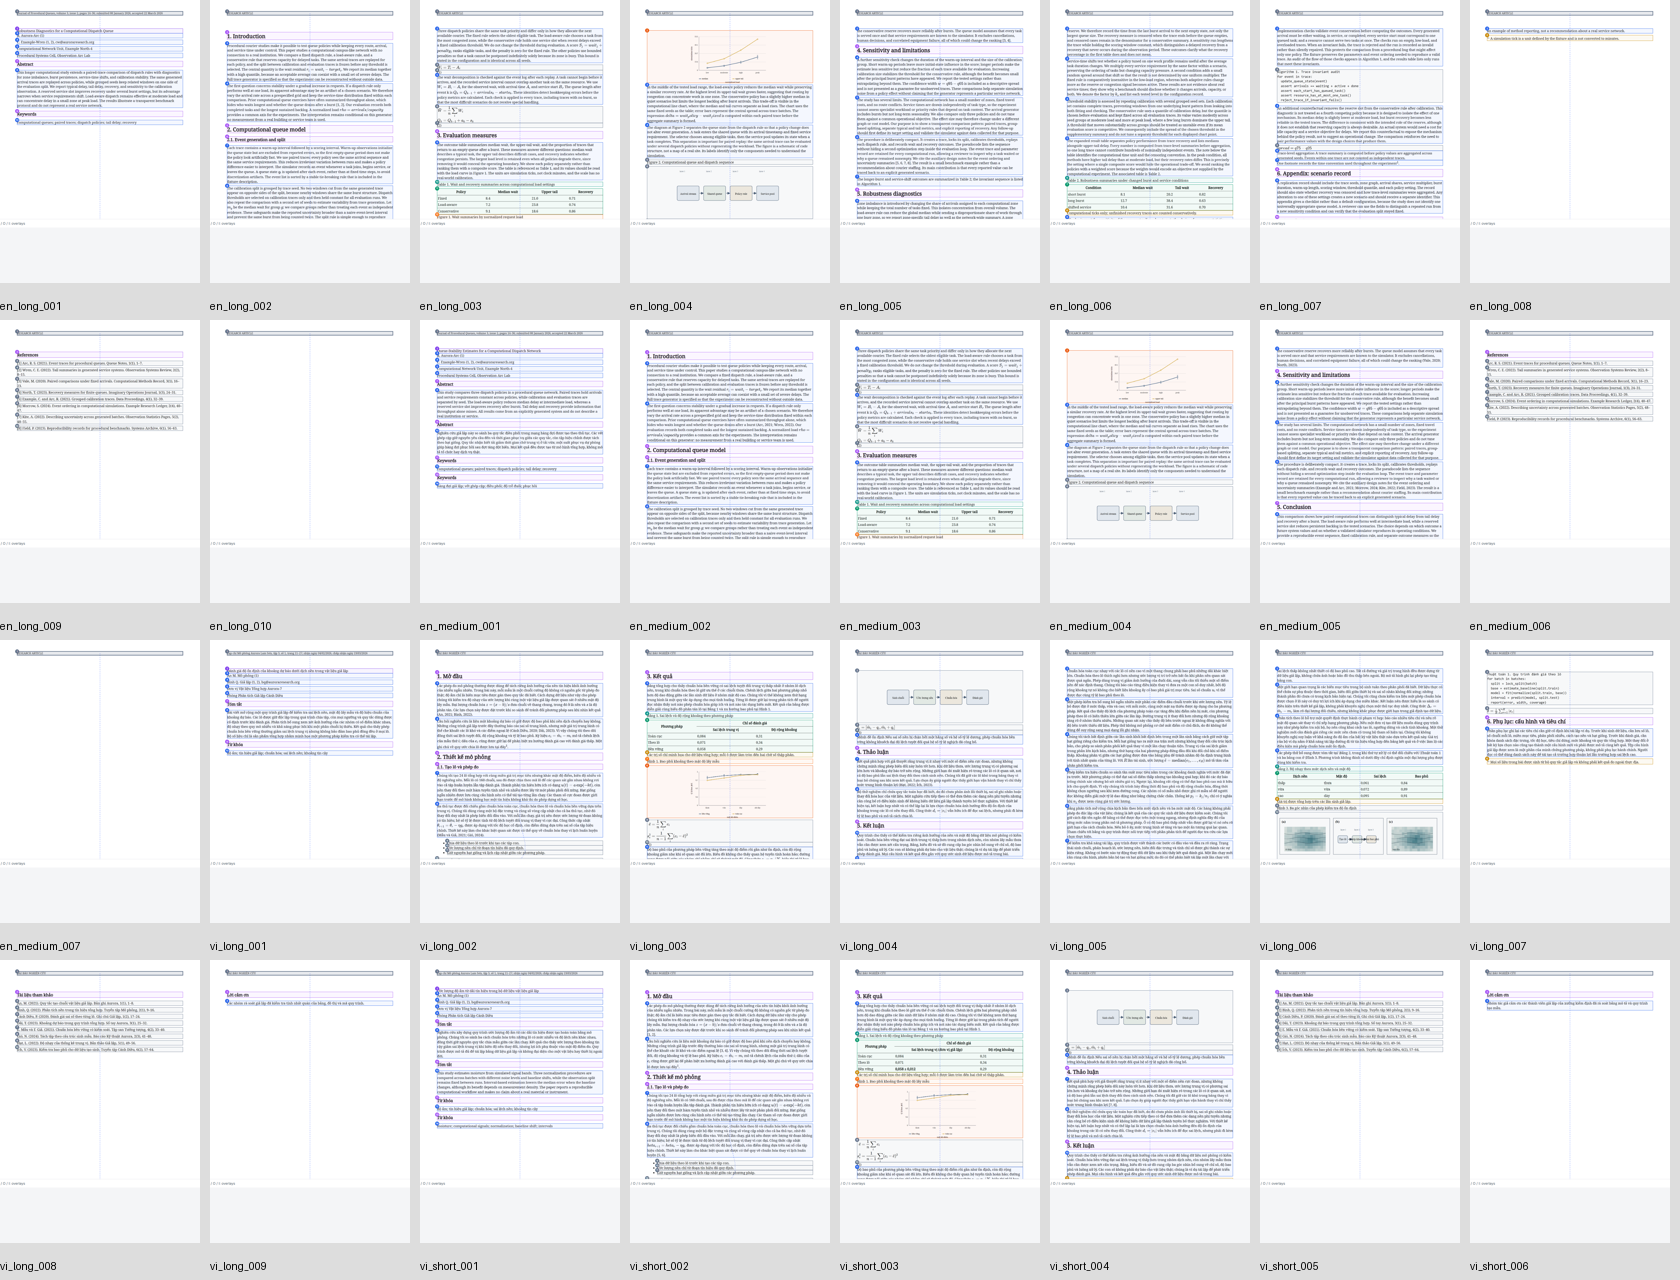

Python code for this plot:
import asyncio,json,sys
from pathlib import Path
sys.path.insert(0,str(Path(__file__).resolve().parents[2]/'OCR_VLM_benchmark_factory'))
from factory.browser.browser import Browser
from PIL import Image,ImageDraw
async def main():
 captures=[];count=0
 async with Browser() as b:
  p=await b.chromium.new_page(viewport={'width':1440,'height':900})
  await p.goto('http://127.0.0.1:8765')
  docs=await (await p.request.get('http://127.0.0.1:8765/api/docs')).json()
  for d in docs:
   await p.goto('http://127.0.0.1:8765');await p.get_by_text(d['subset'],exact=True).click()
   for entry in d['manifest']['pages']:
    if entry['index'] > 1:
     async with p.expect_response(lambda r: r.url.endswith('/pages/'+str(entry['index']))):
      await p.locator('nav button').nth(entry['index']-1).click()
    await p.wait_for_function('document.querySelector(".sheet img")?.complete')
    await p.wait_for_selector('.sheet svg polygon')
    expected=len(next(x for x in d['boxes']['pages'] if x['index']==entry['index'])['blocks'])
    await p.wait_for_function('(n)=>document.querySelectorAll(".sheet svg polygon").length===n',arg=expected)
    target=f"app/checks/{d['subset']}_{entry['index']:03}.png"
    await p.locator('.sheet').screenshot(path=target);captures.append(target);count+=1
  async def mismatch(route):
   response=await route.fetch();data=await response.json();data['size_matches']=False;data['image_width']+=1
   await route.fulfill(response=response,json=data)
  await p.route('**/pages/1',mismatch)
  await p.locator('nav button').first.click();await p.get_by_role('alert').wait_for()
  assert await p.locator('.sheet svg').count()==0
  print(f'PASS: {count} UI pages, expected polygon counts, mismatch shows alert and zero SVG')
 sheet=Image.new('RGB',(8*210,4*320),'#ddd')
 for i,path in enumerate(captures):
  im=Image.open(path);im.thumbnail((200,300));sheet.paste(im,((i%8)*210,(i//8)*320));ImageDraw.Draw(sheet).text(((i%8)*210,(i//8)*320+300),Path(path).stem,fill='black')
 sheet.save('app/checks/all_pages.png')
asyncio.run(main())
